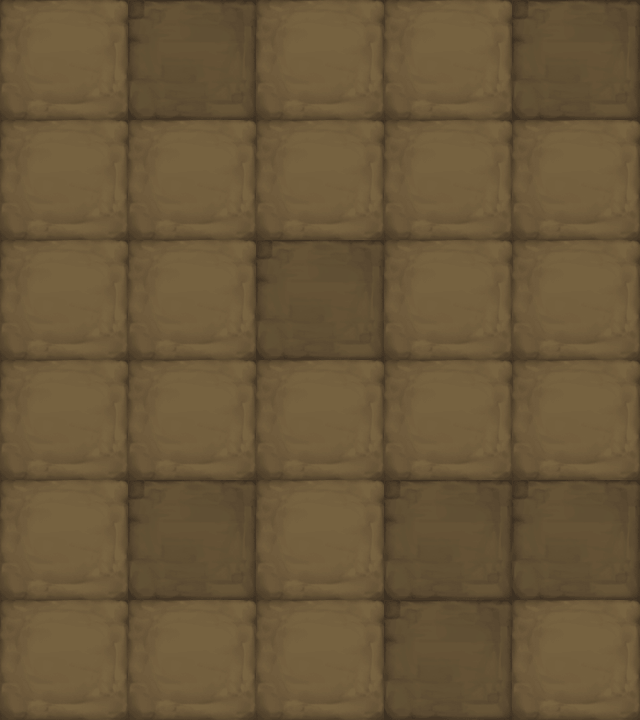

Below is a game level as drawn by its tile map, then a one-line description and the .tmx that defines it (tile-layer data replaced by summaries):
An orthogonal 5x6 tile map with 128x120 px tiles, 1 tile layer (块层 1).

<map version="1.0" orientation="orthogonal" width="5" height="6" tilewidth="128" tileheight="120">
 <tileset firstgid="1" name="map020" tilewidth="128" tileheight="120">
  <image source="map020.png" width="256" height="120" />
 </tileset>
 <layer name="块层 1" width="5" height="6">
  <data>[30 cells, 30 non-empty, 2 distinct tile ids]</data>
 </layer>
</map>
